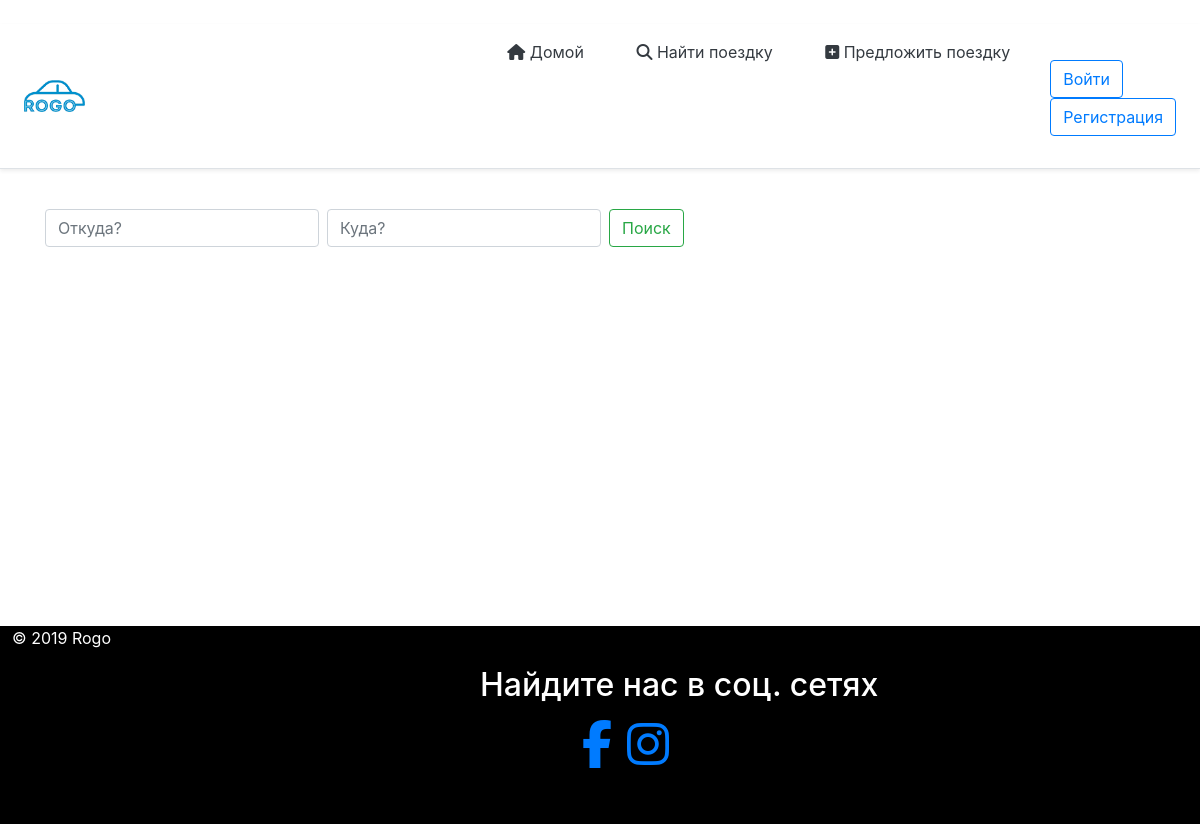
The page /list/ on the database as committed earlier.
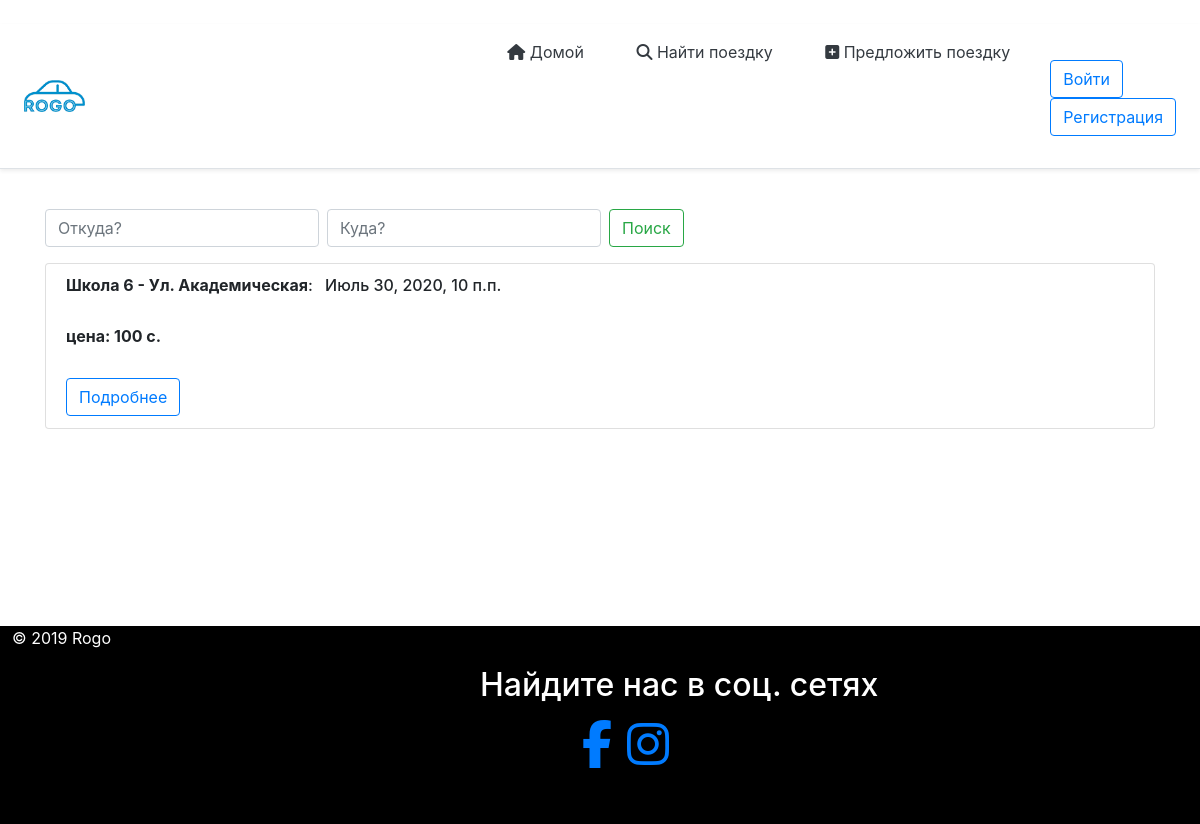
The same page on the database as committed later.
### mainApp/models.py (models this page shows, shortened)
class Rides(models.Model):
    author = models.ForeignKey(User, on_delete = models.CASCADE, verbose_name = 'Создатель поездки', blank = True, null = True)
    date_create = models.DateTimeField(default=default_datetime(), null=True, blank = True, verbose_name = 'Дата создания')
    pick_up_location = models.CharField(max_length=120, verbose_name='Место сбора')
    drop_location = models.CharField(max_length=120, verbose_name='Пункт назначения')
    total_rides = models.IntegerField(verbose_name='Количество пассажиров(мин=1, макс=10)', validators=[MaxValueValidator(10),MinValueValidator(1)])
    date = models.DateField(verbose_name='Дата(гг-мм-дд)')
    time= models.TimeField(verbose_name='Время(ч:м)',auto_now=False, auto_now_add=False, null=True)
    price = models.CharField(max_length=120,verbose_name='Цена (с.)', default='')
    car = models.CharField(max_length=120,default='',verbose_name='Марка авто')
    car_number = models.CharField(max_length=12, verbose_name = 'Номер машины (01 0000 GG)', default = '')
    car_year_issue = models.CharField(max_length=4, verbose_name='Год выпуска машины', default = '')
    phone_number = models.CharField(max_length=15, default='', verbose_name='Номер телефона (используйте в начале код страны)')
    class Meta:
        verbose_name='Поездку' # отображение нужного названия в админ панели при редактировании
        verbose_name_plural='Поездки' # отображенпие нужного названия в панели админа

### mainApp/views.py (the view)
# urls.py: path('list/',views.ridesList,name='Home'),
def ridesList(request,*args,**kwargs):
    search_query = request.GET.get('search','')
    fail=False
    now = timezone.now()
    if search_query:
        listRides = Rides.objects.filter(Q(drop_location__icontains=search_query) )
    else:
        fail=True
        listRides = Rides.objects.filter(date__gte=now).order_by('date')
    search_query_pick = request.GET.get('search1','')
    if search_query_pick:
        listRides = Rides.objects.filter(pick_up_location__icontains=search_query_pick)
    else:
        listRides = Rides.objects.filter(date__gte=now).order_by('date')
    kwargs['list_rides'] = Rides.objects.filter(date__gte=now).order_by('date')
    context={ # через этот словарь можно передавать текст в html
   'listRides':listRides,
   'fail':fail,
    }
    return render(request,'rides/list.html',context)

### mainApp/templates/rides/list.html
{% extends "rides/index.html" %}
{% block content %}
    <div data-id="block" class="container mt-4">
        <form class="form-inline my-2 my-lg-0">
            <input class="form-control mr-sm-2" type="search" placeholder="Откуда?" aria-label="Search" name="search1" />
            <input class="form-control mr-sm-2" type="search" placeholder="Куда?" aria-label="Search" name="search" />
            <button class="btn btn-outline-success my-2 my-sm-0" type="submit">Поиск</button>
        </form>
        {% for i in listRides %}
        <ul class="list-group mt-3">
            <li class="list-group-item">
                <h6><b>{{i.pick_up_location}} - {{i.drop_location}}</b>: <span class="m-2">{{i.date}}, {{i.time}}</span></h6>
                <br />
                <h6><b>цена: {{i.price}} c.</b></h6>
                <br />
                {% if user.is_authenticated %}
                <a class="btn btn-outline-primary" href="/list/{{i.id}}">Подробнее</a>
                {% else %}
                <a class="btn btn-outline-primary" href="{% url 'login'%}?next={{request.path}}">Подробнее</a>
                {% endif %}
            </li>
        </ul>
        {% endfor %}
    </div>
        {% endblock %}

### mainApp/templates/rides/index.html (shortened to what this page needs)
﻿<html xmlns="http://www.w3.org/1999/xhtml">
<head>
    {% load static %}
    <link rel="stylesheet" href="https://stackpath.bootstrapcdn.com/bootstrap/4.4.1/css/bootstrap.min.css">
    <link rel="stylesheet" href="{% static 'mainApp/css/style.css' %}" type="text/css" />
    <link rel="stylesheet" href="{% static 'mainApp/css/media.css' %}" type="text/css" />
    <link href="/docs/4.4/dist/css/bootstrap.min.css" rel="stylesheet">
</head>
<body>
    <div class="wrapper">
        <div class="d-flex flex-md-row align-items-center p-3 px-md-4 mb-3 bg-white border-bottom shadow-sm">
            <a href="{% url 'index' %}"><img style="max-width: 65%" src="{% static 'mainApp/image/rogo.png' %}" /></a>
            <div class="top">
                <nav class="my-2 my-md-0 mr-md-3" style="float:left">
                    <a class="px-md-4 text-dark" href="{% url 'index' %}"><i class="fas fa-home"></i> Домой</a>
                    <a class="px-md-4 text-dark" href="{% url 'Home' %}"><i class="fas fa-search"></i> Найти поездку</a>
                    <a class="px-md-4 text-dark" href={% url 'offerRide' %}><i class="fas fa-plus-square"></i> Предложить поездку</a>
                </nav>
                {% block sidebar %}
                <ul class="sidebar-nav" style="float:right">
                    {% if user.is_authenticated %}
                    <li><a href="{% url 'edit' %}">Пользователь: {{ request.user.first_name }}</a></li>
                    <li><a href="{% url 'logout'%}">Выйти</a></li>
                    {% else %}
                    <li><a class="btn btn-outline-primary" href="{% url 'login'%}">Войти</a></li>
                    <li><a class="btn btn-outline-primary" href="{% url 'register' %}">Регистрация</a></li>
                    {% endif %}
                </ul>
                {% endblock %}
            </div>
        </div>
        <div class="content1">
            {% block content %}
            {% endblock %}
        </div>
        <footer class="footer" style="background-color: black; color: white; max-width:100%; padding-bottom: 40px; bottom: 0;box-sizing: border-box; width:100%;">
            <p style="padding-left:1%">
                © 2019 Rogo
                <br />
            </p>
            <div style="margin-left:40%; max-width:50%;">
                <p class="float-center"><h2><span>Найдите нас в соц. сетях</span></h2></p>
                <ul style="margin-left: 17%">
                    <li style="float:left;"><a target="_blank" href="https://www.facebook.com/rogo.tj"><i class="fa fa-3x fa-facebook"></i></a></li>
                    <li><a style="margin-left: 15px;" target="_blank" href="https://www.instagram.com/rogo.tj/"><i class="fa fa-3x fa-instagram"></i></a></li>
                </ul>
            </div>
        </footer>
    </div>
</body>
</html>

### static/mainApp/css/style.css (style rules this page uses)
body { background-image: url("image/pogoda.jpg"); }
.sidebar-nav { margin-top: 20px; padding: 0; list-style: none; }
html, body { height: 100%; width:100% }
* { margin: 0; padding: 0; }
.wrapper { height: 100%; width: 100% }
.content1 { height: 100%; width: 100% }
.content1 { width: 100% }

### static/mainApp/css/media.css (style rules this page uses)
* { transition: all .2s; }

### mainApp/templates/rides/index.html (style rules this page uses)
li { list-style-type: none; }
ul { margin-left: 0; padding-left: 0; }
* { margin: 0; padding: 0; }
html, body { height: 100%; }
.wrapper { display: table; height: 100%; }
.content1 { display: table-row; height: 100%; }

Rows that differ between the two databases and show on the page:
added Rides: pick_up_location "Школа 6", drop_location "Ул. Академическая", date "Июль 30, 2020", time "10 п.п.", price "100"
